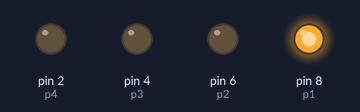
A sketch run on a simulated Arduino Uno, built with avr-gcc and run on an emulated ATmega328P. Parts: output pins drawn as LEDs (lit = HIGH).

Above: at 0.5 s.
At 2.5 s:
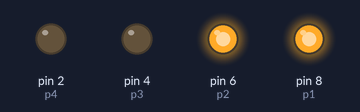
At 4.5 s:
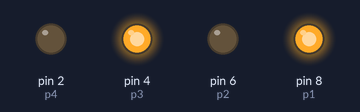
At 8.5 s:
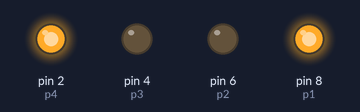
At 12.5 s:
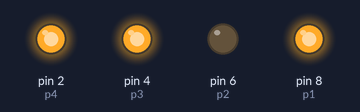
At 17.0 s:
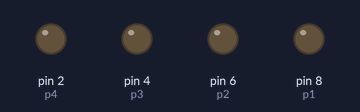
Timing chart, 0 to 21.9 s (numbered marks = the images above):
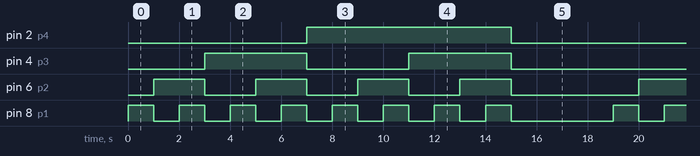

Measured:
- by itself, pin 2 (p4): alternates HIGH for 8.0 s and LOW for 11.0 s
- by itself, pin 4 (p3): LOW → HIGH at 3.0 s, → LOW 4.0 s later, → HIGH 4.0 s later, → LOW 4.0 s later, … (8 changes in this stretch)
- by itself, pin 6 (p2): goes 3 × (HIGH 2.0 s, LOW 2.0 s), HIGH 2.0 s, LOW 5.0 s, 3 × (HIGH 2.0 s, LOW 2.0 s), HIGH 2.0 s, LOW 5.0 s, then HIGH
- by itself, pin 8 (p1): repeats every 19.0 s: 7 × (LOW 1.0 s, HIGH 1.0 s), LOW 4.0 s, HIGH 1.0 s

The sketch:

binary.ino
```cpp
int p4 = 2;
int p3 = 4;
int p2 = 6;
int p1 = 8;
int a = 1000;

void setup() {
  pinMode(p1, OUTPUT);
  pinMode(p2, OUTPUT);
  pinMode(p3, OUTPUT);
  pinMode(p4, OUTPUT);
}

void loop() {
  digitalWrite(p1, HIGH);//1
  digitalWrite(p2, LOW);
  digitalWrite(p3, LOW);
  digitalWrite(p4, LOW);
  delay(a);

  digitalWrite(p1, LOW);//2
  digitalWrite(p2, HIGH);
  digitalWrite(p3, LOW);
  digitalWrite(p4, LOW);
  delay(a);

  digitalWrite(p1, HIGH);//3
  digitalWrite(p2, HIGH);
  digitalWrite(p3, LOW);
  digitalWrite(p4, LOW);
  delay(a);

  digitalWrite(p1, LOW);//4
  digitalWrite(p2, LOW);
  digitalWrite(p3, HIGH);
  digitalWrite(p4, LOW);
  delay(a);

  digitalWrite(p1, HIGH);//5
  digitalWrite(p2, LOW);
  digitalWrite(p3, HIGH);
  digitalWrite(p4, LOW);
  delay(a);

  digitalWrite(p1, LOW);//6
  digitalWrite(p2, HIGH);
  digitalWrite(p3, HIGH);
  digitalWrite(p4, LOW);
  delay(a);

  digitalWrite(p1, HIGH);//7
  digitalWrite(p2, HIGH);
  digitalWrite(p3, HIGH);
  digitalWrite(p4, LOW);
  delay(a);

  digitalWrite(p1, LOW);//8
  digitalWrite(p2, LOW);
  digitalWrite(p3, LOW);
  digitalWrite(p4, HIGH);
  delay(a);


  digitalWrite(p1, HIGH);//9
  digitalWrite(p2, LOW);
  digitalWrite(p3, LOW);
  digitalWrite(p4, HIGH);
  delay(a);

  digitalWrite(p1, LOW);//10
  digitalWrite(p2, HIGH);
  digitalWrite(p3, LOW);
  digitalWrite(p4, HIGH);
  delay(a);

  digitalWrite(p1, HIGH);//11
  digitalWrite(p2, HIGH);
  digitalWrite(p3, LOW);
  digitalWrite(p4, HIGH);
  delay(a);

  digitalWrite(p1, LOW);//12
  digitalWrite(p2, LOW);
  digitalWrite(p3, HIGH);
  digitalWrite(p4, HIGH);
  delay(a);

  digitalWrite(p1, HIGH);//13
  digitalWrite(p2, LOW);
  digitalWrite(p3, HIGH);
  digitalWrite(p4, HIGH);
  delay(a);

  digitalWrite(p1, LOW);//14
  digitalWrite(p2, HIGH);
  digitalWrite(p3, HIGH);
  digitalWrite(p4, HIGH);
  delay(a);

  digitalWrite(p1, HIGH);
  digitalWrite(p2, HIGH);
  digitalWrite(p3, HIGH);
  digitalWrite(p4, HIGH);
  delay(a);

  digitalWrite(p1, LOW);
  digitalWrite(p2, LOW);
  digitalWrite(p3, LOW);
  digitalWrite(p4, LOW);
  delay(4000);
}
```
